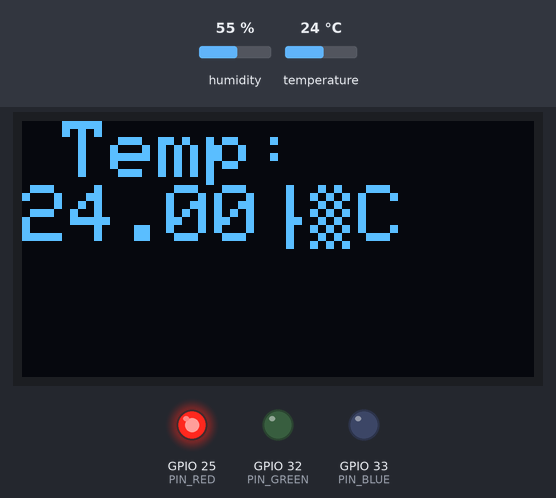
A sketch run on a simulated ESP32. Parts: 128×64 one-colour display, output pins drawn as LEDs (lit = HIGH). Inputs (shaded band) come from the test bench; at power-on: temperature 24 °C, humidity 55 %. Nothing arrives over Bluetooth unless stated; what the sketch prints to the serial monitor is not drawn.

Above: at 1.7 s.
1.8 s: temperature set to 29 °C
At 4.2 s:
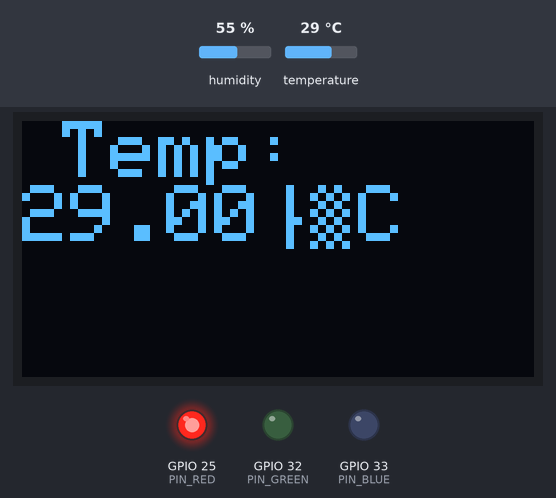
4.6 s: temperature set to 32 °C
At 8.4 s:
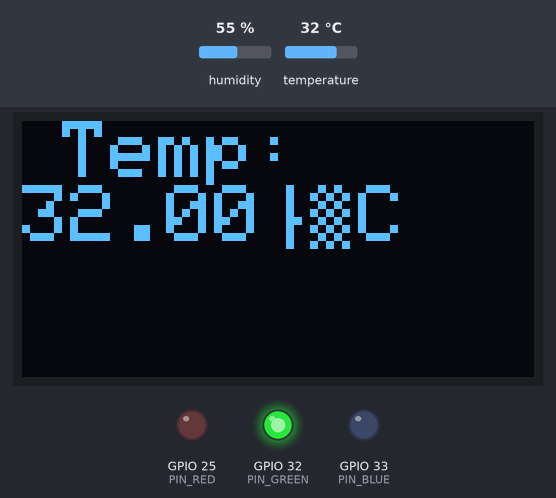
8.7 s: temperature set to 12 °C
At 11.9 s:
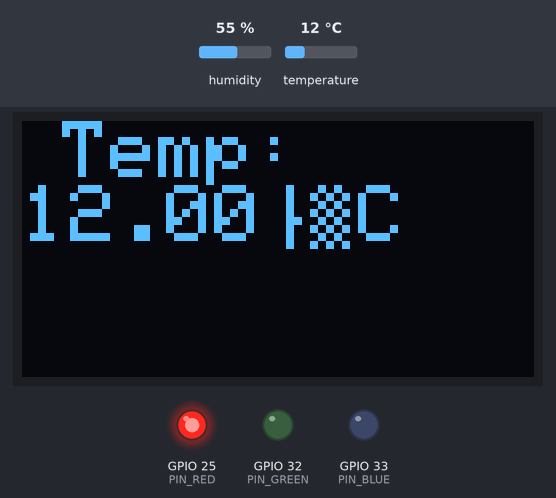
Timing chart, 0 to 13.4 s (numbered marks = the images above; inputs shaded):
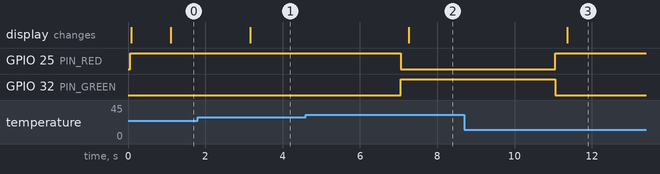

The sketch:

FINAL.ino
```cpp
#include <DHT.h>
#include <Wire.h>
#include <Adafruit_GFX.h>
#include <Adafruit_SSD1306.h>
#include <BluetoothSerial.h>

#define DHT_SENSOR_PIN 13
#define DHT_SENSOR_TYPE DHT11

#define PIN_RED 25
#define PIN_GREEN 32
#define PIN_BLUE 33

#define SCREEN_WIDTH 128
#define SCREEN_HEIGHT 64

BluetoothSerial SerialBT;
Adafruit_SSD1306 oled(SCREEN_WIDTH, SCREEN_HEIGHT, &Wire, -1);
DHT dht_sensor(DHT_SENSOR_PIN, DHT_SENSOR_TYPE);
float tempC;
String tempstring;

TaskHandle_t Task1;
TaskHandle_t Task2;
TaskHandle_t Task3;
TaskHandle_t Task4;

void Task1code(void* pvParameters) {
  for (;;) {
     tempC = dht_sensor.readTemperature();

    if (!isnan(tempC)) {
      Serial.print("Task1 - Temperature: ");
      Serial.print(tempC);
      Serial.println("°C");
    }

    delay(1000);
  }
}

void Task2code(void* pvParameters) {
  for (;;) {


    if (tempC <= 30) {
      digitalWrite(PIN_RED, HIGH);
      digitalWrite(PIN_GREEN, LOW);
      digitalWrite(PIN_BLUE, LOW);
    } else {
      digitalWrite(PIN_RED, LOW);
      digitalWrite(PIN_GREEN, HIGH);
      digitalWrite(PIN_BLUE, LOW);
    }

    delay(1000);
  }
}

void Task3code(void* pvParameters) {
  for (;;) {


    Serial.print("Task3 - Temperature: ");
    Serial.print(tempC);
    Serial.println("°C");

    oled.clearDisplay();
    oled.setTextSize(2);
    oled.setTextColor(WHITE);
    oled.setCursor(10, 0);
    oled.println("Temp: ");
    oled.print(tempC);
    oled.print("°C");
    oled.display();

    delay(1000);
  }
}

void Task4code(void* pvParameters) {

  for (;;) {
    tempstring = String(tempC);
    SerialBT.println(tempstring);

    delay(1000);
  }
}

void setup() {
  Serial.begin(115200);
  SerialBT.begin("HIMU ATR");

  pinMode(PIN_RED, OUTPUT);
  pinMode(PIN_GREEN, OUTPUT);
  pinMode(PIN_BLUE, OUTPUT);

  dht_sensor.begin();

  if (!oled.begin(SSD1306_SWITCHCAPVCC, 0x3C)) {
    Serial.println(F("Failed to start SSD1306 OLED"));
    while (1)
      ;
  }

  xTaskCreatePinnedToCore(Task1code, "Task1", 2000, NULL, 1, &Task1, 0);
  xTaskCreatePinnedToCore(Task2code, "Task2", 2000, NULL, 1, &Task2, 1);
  xTaskCreatePinnedToCore(Task3code, "Task3", 4000, NULL, 1, &Task3, 0);
  xTaskCreatePinnedToCore(Task4code, "Task4", 4000, NULL, 1, &Task4, 1);

  delay(10);
}

void loop() {
}
```

Measured:
- the behaviour switches between 30 and 31 °C on temperature (found by bisection; images 1 and 2)
- after the input at 1.8 s, the display: changes after 1.4 s (image 1)
- after the input at 4.6 s, GPIO 25 (PIN_RED): HIGH → LOW after 2.5 s; GPIO 32 (PIN_GREEN): LOW → HIGH after 2.5 s; the display: changes after 2.7 s (image 2)
- after the input at 8.7 s, GPIO 25 (PIN_RED): LOW → HIGH after 2.4 s; GPIO 32 (PIN_GREEN): HIGH → LOW after 2.4 s; the display: changes after 2.7 s (image 3)
